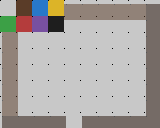

Below is a game level as drawn by its tile map, then a one-line description and the .tmx that defines it (tile-layer data replaced by summaries):
An orthogonal 10x8 tile map with 16x16 px tiles, 2 tile layers (floor, walls), 1 hidden layer not drawn, 2 tilesets, 1 image layer and 8 objects (4x zone, desk, path, decor).

<map version="1.10" tiledversion="1.10.2" orientation="orthogonal" renderorder="right-down" width="10" height="8" tilewidth="16" tileheight="16" infinite="0" backgroundcolor="#202830" nextlayerid="8" nextobjectid="8">
 <properties>
  <property name="title" value="Office" />
  <property name="floor" type="int" value="1" />
  <property name="music" type="file" value="sounds/hum.ogg" />
  <property name="spawn" type="class" propertytype="Spawn">
   <properties>
    <property name="facing" value="north" />
    <property name="x" type="int" value="3" />
    <property name="y" type="int" value="4" />
   </properties>
  </property>
 </properties>
 <tileset firstgid="1" name="office" tilewidth="16" tileheight="16" tilecount="8" columns="4">
  <properties>
   <property name="theme" value="day" />
  </properties>
  <image source="office-tiles.png" width="64" height="32" />
 <tile id="0" type="floor">
  <properties>
   <property name="walk" type="bool" value="true" />
  </properties>
 </tile>
 <tile id="1" type="wall">
  <properties>
   <property name="solid" type="bool" value="true" />
  </properties>
  <objectgroup draworder="index">
   <object id="1" x="0" y="8" width="16" height="8" />
  </objectgroup>
 </tile>
 <tile id="2">
  <animation>
   <frame tileid="2" duration="100" />
   <frame tileid="3" duration="150" />
  </animation>
 </tile>
 </tileset>
 <tileset firstgid="9" source="office-props.tsx" />
 <layer id="1" name="floor" width="10" height="8">
  <data encoding="csv">
2147483649,1610612737,1,1,1,1,1,1,1,1,
1,1,1,1,1,1,1,1,1,1,
1,1,1,1,1,1,1,1,1,1,
1,1,1,1,1,1,1,1,1,1,
1,1,1,1,1,1,1,1,1,1,
1,1,1,1,1,1,1,1,1,1,
1,1,1,1,1,1,1,1,1,1,
1,1,1,1,1,1,1,1,1,1
</data>
 </layer>
 <group id="2" name="furniture" opacity="0.5" offsetx="2" offsety="4">
  <layer id="3" name="walls" width="10" height="8">
   <properties>
    <property name="collision" type="bool" value="true" />
   </properties>
   <data>[80 cells, 31 non-empty, 1 distinct tile ids]</data>
  </layer>
  <layer id="4" name="props" width="10" height="8" visible="0" parallaxx="0.5">
   <data>[80 cells, 2 non-empty, 2 distinct tile ids]</data>
  </layer>
 </group>
 <objectgroup id="5" name="zones">
  <object id="1" name="meeting" type="zone" x="32" y="32" width="64" height="48">
   <properties>
    <property name="seats" type="int" value="4" />
    <property name="label" value="Big room" />
    <property name="tint" type="color" value="#ff336699" />
   </properties>
  </object>
  <object id="2" name="desk-1" type="desk" x="120" y="40">
   <properties>
    <property name="owner" value="kudu" />
    <property name="standing" type="bool" value="true" />
   </properties>
   <point />
  </object>
  <object id="3" name="lounge" type="zone" x="16" y="96" width="32" height="16">
   <ellipse />
  </object>
  <object id="4" name="kitchen" type="zone" x="112" y="80">
   <polygon points="0,0 32,0 32,32" />
  </object>
  <object id="5" name="path" x="0" y="0">
   <polyline points="0,0 10,10" />
  </object>
  <object id="6" name="plant" type="decor" gid="3" x="144" y="112" width="16" height="16" />
  <object id="7" name="tilted" type="zone" x="100" y="10" width="20" height="10" rotation="90">
   <properties>
    <property name="weight" type="float" value="2.5" />
   </properties>
  </object>
 </objectgroup>
 <imagelayer id="6" name="backdrop">
  <image source="office-tiles.png" width="64" height="32" />
 </imagelayer>
</map>
